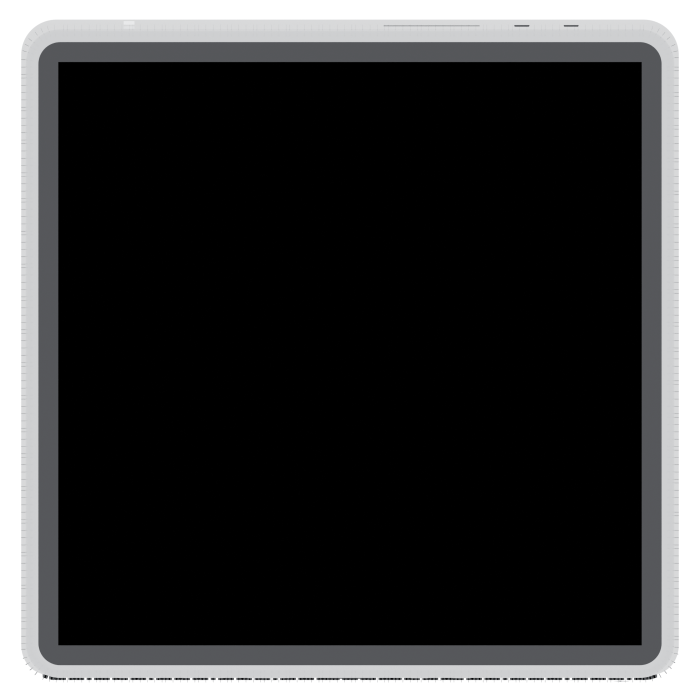
#> input picture renders/ortho/bottom.png, 1400 x 1400 px, given in place of apple_hw_back.jpg, which was not available (shown at 1/2 size)
$ python band_web.py
#> lines starting #> are read from the running program, lines starting #| are printed output that depends on the picture; long printed decimals are rounded; pictures that were not available may be replaced by others from this repository, and a replacement may not be noted
### tools/verify_spec.py
#!/usr/bin/env python3
"""Measure every panel feature from the Apple photos and diff it against the spec.

This is the acceptance test for the model. It is not a report: it exits
non-zero if any measured feature is more than `tol` mm from what
blender/mac_studio_spec.py claims, so a regression in the model cannot pass
silently.

Calibration, which everything else rests on
-------------------------------------------
* scale comes from the chassis WIDTH (197 mm), never from the height;
* the chassis box is 197:95, so the pixel height follows from the pixel width;
* the top edge is the strongest brightness gradient in the first 3% of the
  frame - in the rear shot the strongest edge up there is the top of the
  perforated field, not the top of the machine, so an unrestricted search
  picks the wrong line by 4 mm;
* the x origin is then VERIFIED, not assumed: the perforated field is a
  rectangle centred on the machine, and this measures its centre to land on
  98.50 mm from the left edge. Anything other than a few tenths of a
  millimetre means the origin is wrong and every x below is wrong with it.

Two bugs this replaced are worth naming, because both produced numbers that
looked entirely self-consistent:

* a component pass reported columns relative to its cropped window without
  adding the window origin back, shifting every connector 7.9 mm toward the
  centre while leaving all the gaps between them correct;
* mm/px was derived from a detected height that included the contact shadow,
  inflating every vertical measurement by 1.1%.
"""
import math
import os
import sys

import numpy as np
from PIL import Image

HERE = os.path.dirname(os.path.abspath(__file__))
ROOT = os.path.abspath(os.path.join(HERE, ".."))
sys.path.insert(0, os.path.join(ROOT, "blender"))
REF = os.path.join(ROOT, "reference")

import mac_studio_spec as S   # noqa: E402
from compare_render import (otsu, largest_blob_fraction, autocorr_peak,
                            stagger_fraction, row_pitch_profile)  # noqa: E402

W_MM, H_MM = 197.0, 95.0
# Tolerance is stated in millimetres, which is the unit the photographs can
# actually resolve. It must be converted for anything reported in centimetres:
# leaving TOL at 0.9 and comparing it against centimetre values silently widens
# the gate to 9 mm, which is wider than the error this file exists to catch.
TOL_MM = 0.9
TOL_CM = TOL_MM / 10.0
SHOTS = {
    "front": dict(file="apple_static_front.jpg", width_px=1392, x0=4, y0=6),
    "rear": dict(file="apple_hw_back.jpg", width_px=1305, x0=4, y0=6),
}


def load(kind):
#> called with kind = 'rear'
    s = SHOTS[kind]
    g = np.asarray(Image.open(os.path.join(REF, s["file"])).convert("L"),
                   dtype=np.float32)
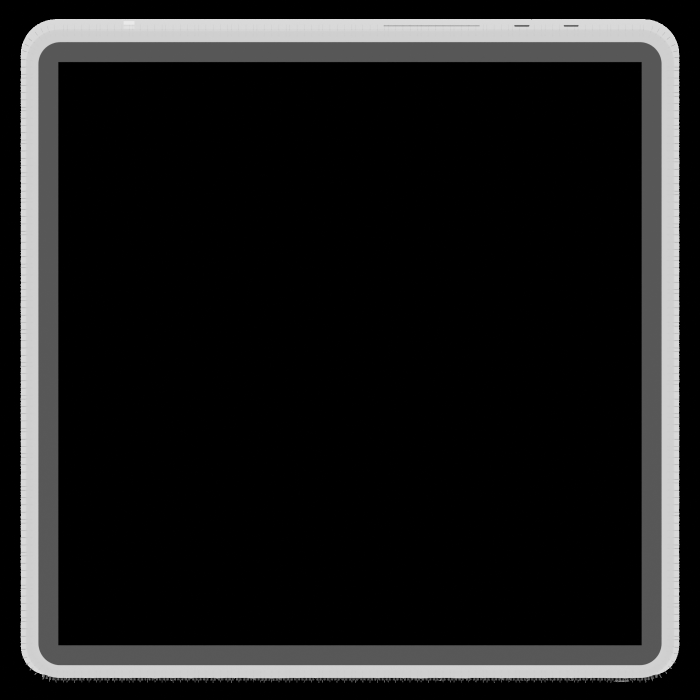
#> g: shape (1400, 1400) float32 (shown at 1/2 size); min 0, max 234, mean 28.1
    s["sx"] = W_MM / s["width_px"]
    s["g"] = g
    return s


# [28 lines left out: function components, not called in this run]


class Check(object):
    # [11 lines left out: functions __init__, mm_x, not called in this run]

    def mm_top(self, row):
        return (row - self.s["y0"]) * self.s["sx"]

    def z_cm(self, row):
        return (H_MM - self.mm_top(row)) / 10.0

    # [536 lines left out: functions add, emit, check_chassis, check_rear, measure_led, check_band and 8 more, not called in this run]


# [2 lines that do not run on import are left out]

### tools/compare_render.py
#!/usr/bin/env python3
"""Offline renderer + comparison harness for the Mac Studio model.

Why this exists
---------------
Blender cannot start in this environment: it crashes inside Metal's GPU backend
detection before any Python runs, so `build_mac_studio.py` cannot be executed
here. Rather than verify the model by reading the code back, this renders the
model's geometry directly from the SAME spec module the Blender build imports
(blender/mac_studio_spec.py) and lays it beside Apple's photograph.

That is a stronger check than eyeballing a Cycles render anyway: both images
are reduced to a common chassis box, so anything that differs is a real
difference in the model rather than a framing or lens difference.

Method
------
Signed-distance-field ray march, orthographic, one view per elevation. The
perforations are not marched — at a 1.57 mm pitch there are ~3,300 holes on the
rear field alone and marching them is hopeless. Instead the recessed floor is
detected from the hit point and the regular lattice is evaluated in 2-D at the
hit, which is what the eye actually reads.

Usage:
    python3 tools/compare_render.py front rear
    python3 tools/compare_render.py all
"""
import math
import os
import sys
import time

import numpy as np
from PIL import Image

HERE = os.path.dirname(os.path.abspath(__file__))
ROOT = os.path.abspath(os.path.join(HERE, ".."))
sys.path.insert(0, os.path.join(ROOT, "blender"))

import mac_studio_spec as S   # noqa: E402

REF = os.path.join(ROOT, "reference")
OUT = os.path.join(ROOT, "renders", "compare")

F = np.float32


# ------------------------------------------------------------------ SDF utils
# [18 lines left out: functions sd_round_rect2, sd_box, not called in this run]


def sd_round_box(p, b, r):
    return sd_box(p, np.array(b, dtype=np.float64) - r) - r


# [4 lines left out: function smax, not called in this run]


def smin(a, b, k):
    h = np.clip(0.5 + 0.5 * (b - a) / k, 0.0, 1.0)
    return b + (a - b) * h + k * h * (1.0 - h)


# ------------------------------------------------------------------ the model
# [246 lines left out: functions sdf_body, sdf_ac_inlet, sdf_shell, sdf_feet, sdf_internals, march and 1 more, not called in this run]


def autocorr_profile(a, axis):
    """Normalised autocorrelation of a 2-D boolean array along one axis."""
    a = np.asarray(a, dtype=np.float64)
    a = a - a.mean()
    n = a.shape[axis]
    out = np.zeros(n)
    for k in range(n):
        if axis == 0:
            p, q = a[k:], a[:n - k]
        else:
            p, q = a[:, k:], a[:, :n - k]
        d = np.sqrt((p * p).sum() * (q * q).sum())
        out[k] = float((p * q).sum() / d) if d > 0 else 0.0
    return out


def autocorr_peak(mask, axis, lo=1, hi=None, frac=0.90):
    """Lag, in pixels, of the FUNDAMENTAL period of a lattice.

    Two ways this goes wrong, both of which hit the base band.

    Taking the plain argmax finds lag 1. Adjacent pixels inside one hole are
    perfectly correlated, so the autocorrelation peaks at 1 px and falls off
    from there whatever the real period is.

    Taking the largest peak at all finds a harmonic. The band correlates at
    0.906 mm AND at 1.811 mm, and the harmonic is marginally stronger; that is
    how the band came to be modelled two hole rows deep instead of eight.

    So: find the first local minimum - the autocorrelation has fallen off the
    hole itself - and then the first local maximum after it. That is the
    fundamental by construction, whatever the harmonics do.
    """
    prof = autocorr_profile(mask, axis)
    if hi is None:
        hi = len(prof) // 2
    if hi <= lo:
        return 0
    seg = prof[lo:hi]
    if not len(seg) or seg.max() <= 0:
        return 0
    # first local minimum
    k = int(np.argmin(seg))
    # then the first local maximum after it
    tail = seg[k:]
    if len(tail) < 2:
        return lo + k
    m = int(np.argmax(tail))
    return lo + k + m


# [329 lines left out: functions row_pitch_profile, stagger_fraction, _semi_axes, lattice_mask, lattice_coverage, _poly_inside and 3 more, not called in this run]


# --------------------------------------------------------------------- views
VIEWS = {
    # name: (ray direction, image right axis, image up axis, ref image)
    "front": (np.array([0.0, 1.0, 0.0]), np.array([1.0, 0.0, 0.0]),
              np.array([0.0, 0.0, 1.0]), "apple_static_front.jpg"),
    "rear": (np.array([0.0, -1.0, 0.0]), np.array([-1.0, 0.0, 0.0]),
             np.array([0.0, 0.0, 1.0]), "apple_hw_back.jpg"),
    "side": (np.array([1.0, 0.0, 0.0]), np.array([0.0, 1.0, 0.0]),
             np.array([0.0, 0.0, 1.0]), None),
    "top": (np.array([0.0, 0.0, -1.0]), np.array([1.0, 0.0, 0.0]),
            np.array([0.0, 1.0, 0.0]), None),
    "bottom": (np.array([0.0, 0.0, 1.0]), np.array([1.0, 0.0, 0.0]),
               np.array([0.0, -1.0, 0.0]), None),
}


# [94 lines left out: functions render, model_chassis_box, not called in this run]


def to_pil(arr):
    return Image.fromarray((arr * 255).astype(np.uint8))


# ---------------------------------------------------------------- comparison
# [54 lines left out: functions chassis_box, normalise_ref, overlay, _panel_level, not called in this run]


def otsu(values, bins=256):
    """Otsu's threshold AND its separability, as (threshold, eta).

    The dark-share measurement has to be exposure-invariant, and every fixed
    or globally-scaled threshold fails at that. A fixed cut is defeated by a
    difference in lighting between a synthetic render and a JPEG; a threshold
    scaled to the whole image's own brightness is defeated by the rear field
    itself, which covers 46% of the panel and drags any global statistic down
    with it until the field stops registering as perforated at all.

    Splitting each REGION on its own two modes sidesteps both. Inside the
    perforated field the histogram is genuinely bimodal - hole and groove floor
    - and Otsu finds the boundary between them in a synthetic render and in a
    photograph alike, whatever either one's absolute exposure happens to be.
    The number it yields is the physical open area, which is what the model
    and the photograph can actually be compared on.

    eta is Otsu's own between-class variance normalised by the total variance.
    It is what makes the result checkable: Otsu returns a threshold for EVERY
    histogram, including a perfectly unimodal one, where the "best" split is an
    arbitrary quantile and the dark share it produces is pure noise. A strip of
    bare aluminium 79-86 mm below the top edge, for example, has mean 0.758 with
    range 0.604-0.914 and no dark structure at all - Otsu still splits it at
    0.791 and reports 80% of it as "dark". That is not a modelling difference, it
    is the metric lying. eta separates the two cases: a real perforation field
    scores above ~0.5, a lit panel with a lighting gradient scores far below, and
    a low-eta strip has to be excluded from the comparison instead of compared.
    """
    v = np.asarray(values, dtype=np.float64).ravel()
    if v.size == 0:
        return 0.0, 0.0
    hist, edges = np.histogram(v, bins=bins, range=(0.0, 1.0))
    hist = hist.astype(np.float64)
    total = hist.sum()
    if total == 0:
        return 0.0, 0.0
    centres = (edges[:-1] + edges[1:]) / 2.0
    w0 = np.cumsum(hist)
    w1 = total - w0
    csum = np.cumsum(hist * centres)
    m0 = csum / np.maximum(w0, 1e-9)
    mt = csum[-1] / total
    m1 = (mt * total - csum) / np.maximum(w1, 1e-9)
    # sigma^2_B from pixel COUNTS, normalised to a probability scale, and
    # sigma^2_T as the true mean squared deviation - the ratio is eta in [0,1].
    # Skipping either normalisation is what makes eta come out in the millions.
    var_b = w0 * w1 * (m0 - m1) ** 2 / (total * total)
    var_t = float(((v - v.mean()) ** 2).mean())
    k = int(np.argmax(var_b))
    eta = float(var_b[k] / var_t) if var_t > 1e-12 else 0.0
    return float(centres[k]), eta


# [170 lines left out: functions is_lighting_falloff, largest_blob_fraction, numeric_report, not called in this run]


CUT_PREFIX = "cut_"


# [241 lines left out: functions regions, web_runs, region_report, compare, main, not called in this run]


# [2 lines that do not run on import are left out]

### tools/band_web.py
#!/usr/bin/env python3
"""Measure the base band's BRIGHT web, which has no shadow ambiguity.

Hole size in a photograph is ambiguous: the dark region around an opening is
the opening plus the shadow the 1.3 mm recess throws around it, so "how wide is
the hole" depends on where the threshold is put, and a model with hard edges
and a photograph with soft ones do not share a bias. Two earlier attempts gave
two answers for the same hole.

The web between holes is metal catching the light, not a shadow, so its width
is a far more stable thing to measure. With the pitch known from the
autocorrelation, the hole width follows as pitch minus web, and the vertical
web is the same story. Both images are measured with the same rule at the
photograph's own resolution.
"""
import os
import sys

import numpy as np
from PIL import Image

HERE = os.path.dirname(os.path.abspath(__file__))
ROOT = os.path.abspath(os.path.join(HERE, ".."))
sys.path.insert(0, HERE)
from compare_render import otsu, autocorr_peak, OUT  # noqa: E402
from verify_spec import load  # noqa: E402

W_MM, H_MM = 197.0, 95.0


def runs(mask, axis):
    out = []
    arr = mask if axis == 1 else mask.T
    for line in arr:
        d = np.diff(np.concatenate(([0], line.view(np.int8), [0])))
        s_, e_ = np.nonzero(d == 1)[0], np.nonzero(d == -1)[0]
        out.extend((e_ - s_).tolist())
    return np.array(out) if out else np.array([0])


def report(g, sx, label, lo=88.5, hi=93.5, x_lo=40.0, x_hi=160.0):
    h, w = g.shape
    a = int(round(lo / sx))
    b = min(h, int(round(hi / sx)))
    p = int(round(x_lo / sx))
    q = min(w, int(round(x_hi / sx)))
    blk = g[a:b, p:q]
    t, _ = otsu(blk)
    dark = blk < t
    bright = ~dark
    dx = runs(bright, 1)
    dz = runs(bright, 0)
    print("\n%s  %d x %d px at %.5f mm/px, otsu %.3f"
          % (label, blk.shape[1], blk.shape[0], sx, t))
    print("   bright web   x median %.2f px = %.3f mm  (n=%d, p25 %.2f p75 %.2f)"
          % (np.median(dx), np.median(dx) * sx, len(dx),
             np.percentile(dx, 25), np.percentile(dx, 75)))
    print("   bright web   z median %.2f px = %.3f mm  (n=%d, p25 %.2f p75 %.2f)"
          % (np.median(dz), np.median(dz) * sx, len(dz),
             np.percentile(dz, 25), np.percentile(dz, 75)))
    hx = runs(dark, 1)
    hz = runs(dark, 0)
    print("   dark  hole   x median %.2f px = %.3f mm"
          % (np.median(hx), np.median(hx) * sx))
    print("   dark  hole   z median %.2f px = %.3f mm"
          % (np.median(hz), np.median(hz) * sx))
    px_ = autocorr_peak(dark, axis=1) * sx
    pz_ = autocorr_peak(dark.mean(axis=1), axis=0) * sx
    print("   pitch x %.3f mm, z %.3f mm" % (px_, pz_))
    print("   => web + hole across: %.3f + %.3f = %.3f mm (pitch %.3f)"
          % (np.median(dx) * sx, np.median(hx) * sx,
             (np.median(dx) + np.median(hx)) * sx, px_))
    return np.median(dx) * sx, np.median(dz) * sx


def main():
    s = load("rear")
#> s = 6 items
    gr = s["g"].astype(np.float64) / 255.0
    sx = s["sx"]
#> sx = 0.151
    w = s["width_px"]
#> w = 1305
    h = int(round(w * H_MM / W_MM))
#> h = 629
    im = Image.open(os.path.join(OUT, "rear_model.png")).convert("L")
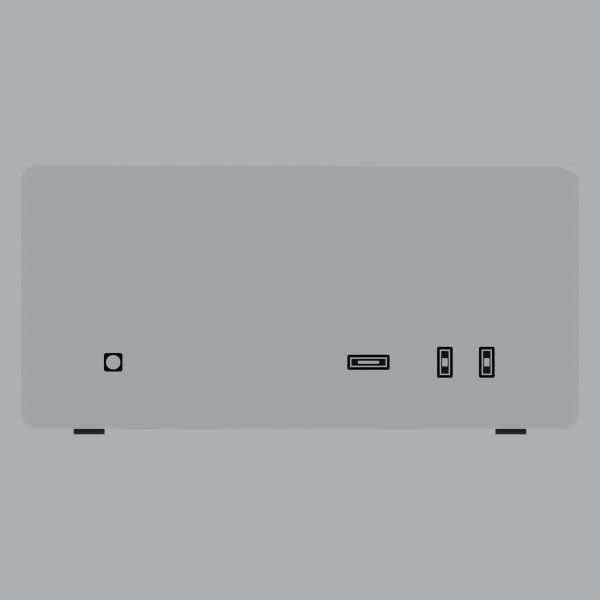
#> input picture renders/ortho/front.png, 1200 x 1200 px, given in place of rear_model.png, which was not available (shown at 1/2 size)
    gm = np.asarray(im.resize((w, h), Image.LANCZOS), dtype=np.float64) / 255.0
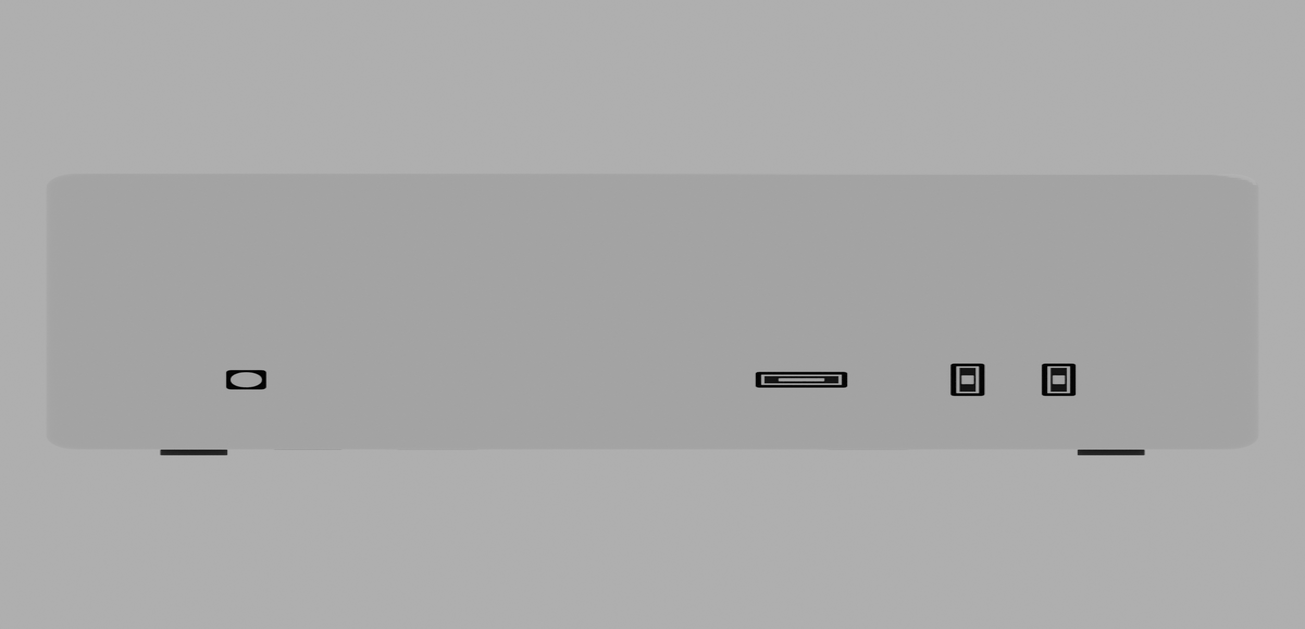
#> gm: shape (629, 1305) float64; min 0, max 0.714, mean 0.664

    rx, rz = report(gr, sx, "APPLE  rear")
#> in report, `a = int(round(lo / sx))`: a = 586
#> in report, `b = min(h, int(round(hi / sx)))`: b = 619
#> in report, `p = int(round(x_lo / sx))`: p = 265
#> in report, `q = min(w, int(round(x_hi / sx)))`: q = 1060
#> in report, `blk = g[a:b, p:q]`:
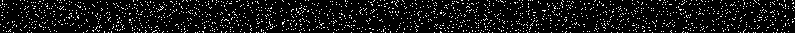
#> blk: shape (33, 795) float64; values 0 (black) and 0.00392 (white), 7.9% white in thin lines or dots
#> in otsu, `hist, edges = np.histogram(v, bins=bins, range=(0.0, 1.0))`: hist = 256 values, max 24171 at index 0, min 0 at index 2, mean 102.5; edges = 257 values from 0 to 1
#> in otsu, `total = hist.sum()`: total = 26235
#> in otsu, `centres = (edges[:-1] + edges[1:]) / 2.0`: centres = 256 values from 0.00195 to 0.998
#> in otsu, `w0 = np.cumsum(hist)`: w0 = 256 values from 24171 to 26235
#> in otsu, `w1 = total - w0`: w1 = 256 values, max 2064 at index 0, min 0 at index 1, mean 8.06
#> in otsu, `csum = np.cumsum(hist * centres)`: csum = 256 values from 47.21 to 59.3
#> in otsu, `m0 = csum / np.maximum(w0, 1e-9)`: m0 = 256 values from 0.00195 to 0.00226
#> in otsu, `mt = csum[-1] / total`: mt = 0.00226
#> in otsu, `m1 = (mt * total - csum) / np.maximum(w1, 1e-9)`: m1 = 256 values, max 0.00586 at index 0, min 0 at index 1, mean 2.29e-05
#> in otsu, `var_b = w0 * w1 * (m0 - m1) ** 2 / (total * total)`: var_b = 256 values, max 1.11e-06 at index 0, min 0 at index 1, mean 4.32e-09
#> in otsu, `var_t = float(((v - v.mean()) ** 2).mean())`: var_t = 1.11e-06
#> in otsu, `k = int(np.argmax(var_b))`: k = 0
#> in otsu, `eta = float(var_b[k] / var_t) if var_t > 1e-12 else 0.0`: eta = 0.992
#> in report, `t, _ = otsu(blk)`: t = 0.00195
#> the loop in runs, `for line in arr:` made 33 passes
#> after the loop in runs, `for line in arr:`: out = 1919 values, max 4 at index 626, min 1 at index 0, mean 1.08
#> in report, `dx = runs(bright, 1)`: dx has the same summary as out in runs
#> call 2 of runs, with axis = 0
#> in runs (call 2), `arr = mask if axis == 1 else mask.T`:
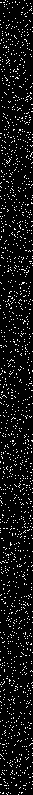
#> arr: shape (795, 33) bool; 7.9% white in thin lines or dots
#> the loop in runs (call 2), `for line in arr:` made 795 passes
#> (s_, e_) on passes 1 to 3: ([5, 24], [6, 25]), ([7, 15], [8, 16]), ([0, 3, 12, 15, 19], [2, 5, 13, 16, 20])
#> after the loop in runs (call 2), `for line in arr:`: out = 1913 values, max 3 at index 638, min 1 at index 0, mean 1.08
#> in report, `dz = runs(bright, 0)`: dz has the same summary as out in runs
#| APPLE  rear  795 x 33 px at 0.151 mm/px, otsu 0.002
#|    bright web   x median 1.00 px = 0.151 mm  (n=1919, p25 1.00 p75 1.00)
#|    bright web   z median 1.00 px = 0.151 mm  (n=1913, p25 1.00 p75 1.00)
#> in report, `hx = runs(dark, 1)`: hx = 1948 values, max 122 at index 362, min 1 at index 36, mean 12.41
#> in report, `hz = runs(dark, 0)`: hz = 2582 values, max 33 at index 36, min 1 at index 6, mean 9.36
#|    dark  hole   x median 9.00 px = 1.359 mm
#|    dark  hole   z median 7.00 px = 1.057 mm
#> the loop in autocorr_profile, `for k in range(n):` made 795 passes
#> d on passes 1 to 3: 1901.6, 1899.7, 1896.6
#> pass 2, in autocorr_profile, `p, q = a[:, k:], a[:, :n - k]`:
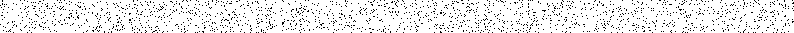
#> q: shape (33, 794) float64; values -0.921 (black) and 0.0787 (white), 92.1% white; black in thin lines or dots
#> pass 3, in autocorr_profile, `p, q = a[:, k:], a[:, :n - k]`:
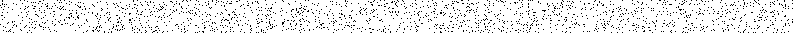
#> q: shape (33, 793) float64; values -0.921 (black) and 0.0787 (white), 92.1% white; black in thin lines or dots
#> after the loop in autocorr_profile, `for k in range(n):`: out = 795 values, max 1 at index 0, min -0.119 at index 792, mean 0.00154
#> in autocorr_peak, `prof = autocorr_profile(mask, axis)`: prof has the same summary as out in autocorr_profile
#> in autocorr_peak, `hi = len(prof) // 2`: hi = 397
#> in autocorr_peak, `seg = prof[lo:hi]`: seg = 396 values, max 0.0245 at index 371, min -0.0207 at index 212, mean 0.000442
#> in autocorr_peak, `k = int(np.argmin(seg))`: k = 212
#> in autocorr_peak, `tail = seg[k:]`: tail = 184 values, max 0.0245 at index 159, min -0.0207 at index 0, mean 0.00079
#> in autocorr_peak, `m = int(np.argmax(tail))`: m = 159
#> in report, `px_ = autocorr_peak(dark, axis=1) * sx`: px_ = 56.16
#> the loop in autocorr_profile (call 2), `for k in range(n):` made 33 passes
#> (p, q, d) on passes 28 to 30: ([-0.0194, 0.012, 0.000686, -0.00309, -0.00309, -0.00435], [0.0032, -0.00812, 0.00823, -0.0157, -0.0169, 0.00698], 0.000637), ([0.012, 0.000686, -0.00309, -0.00309, -0.00435], [0.0032, -0.00812, 0.00823, -0.0157, -0.0169], 0.000351), ([0.000686, -0.00309, -0.00309, -0.00435], [0.0032, -0.00812, 0.00823, -0.0157], 0.000122)
#> in report, `pz_ = autocorr_peak(dark.mean(axis=1), axis=0) * sx`: pz_ = 2.26
#|    pitch x 56.156 mm, z 2.264 mm
#|    => web + hole across: 0.151 + 1.359 = 1.510 mm (pitch 56.156)
#> rx = 0.151; rz = 0.151
    mx, mz = report(gm, sx, "MODEL  rear")
#| MODEL  rear  795 x 33 px at 0.151 mm/px, otsu 0.682
#|    bright web   x median 795.00 px = 120.011 mm  (n=33, p25 795.00 p75 795.00)
#|    bright web   z median 33.00 px = 4.982 mm  (n=795, p25 33.00 p75 33.00)
#|    dark  hole   x median 0.00 px = 0.000 mm
#|    dark  hole   z median 0.00 px = 0.000 mm
#|    pitch x 0.000 mm, z 0.000 mm
#|    => web + hole across: 120.011 + 0.000 = 120.011 mm (pitch 0.000)
    print("\ndifference in web width: %.3f mm across, %.3f mm up"
          % (rx - mx, rz - mz))
#| difference in web width: -119.861 mm across, -4.831 mm up


if __name__ == "__main__":
    main()
